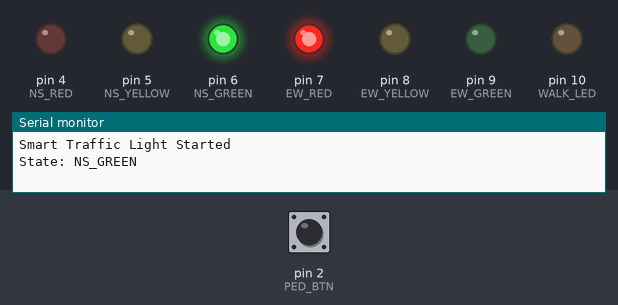
Recording of a sketch running on a simulated Arduino Uno, built with avr-gcc and run on an emulated ATmega328P. Shown: output pins drawn as LEDs (lit = HIGH), the last lines printed to the serial monitor. Inputs (shaded band) come from the test bench; at power-on: pin 2 (PED_BTN) HIGH.

Above: at 1.2 s.
1.3 s: pin 2 (PED_BTN) pulled LOW for 0.15 s
At 2.0 s:
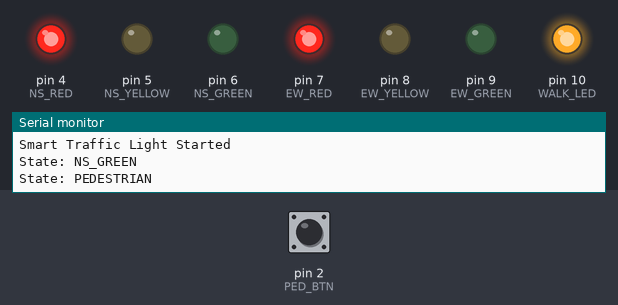
At 11.2 s:
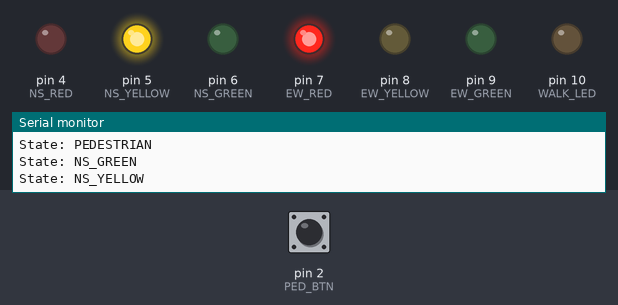
Timing chart, 0 to 18.7 s (numbered marks = the images above; inputs shaded):
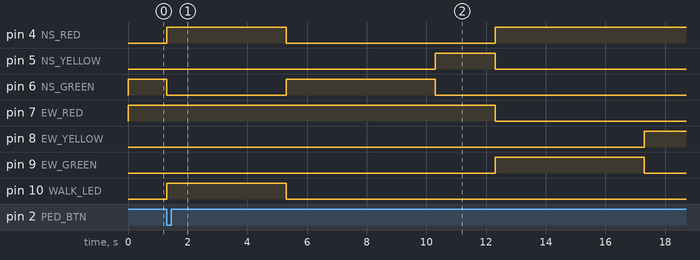

Measured:
- after the input at 1.3 s, pin 10 (WALK_LED): LOW → HIGH at once, → LOW 4.0 s later

The sketch:

Traffic_Signal_3.ino
```cpp
// Smart Traffic Light
// Finite State Machine with Pedestrian Button
//
// This project controls two traffic lights:
//   1. North-South traffic
//   2. East-West traffic
//
// The lights change automatically based on time
// A pedestrian button can interrupt the normal cycle and turn on a WALK LED
//
// Main concepts used:
//   - Finite State Machine (FSM)
//   - enum
//   - millis() for non-blocking timing
//   - Hardware interrupt

// PIN DEFINITIONS
// North-South traffic light
const int NS_RED    = 4;
const int NS_YELLOW = 5;
const int NS_GREEN  = 6;
// East-West traffic light
const int EW_RED    = 7;
const int EW_YELLOW = 8;
const int EW_GREEN  = 9;
// Pedestrian system
const int WALK_LED = 10;
const int PED_BTN  = 2;     // Pin 2 supports hardware interrupts


// TRAFFIC LIGHT STATES
// The traffic light can only be in one state at a time
// enum lets me use names such as NS_GREEN_STATE instead of using numbers such as 0, 1, 2, 3 and 4

enum TrafficState {
  NS_GREEN_STATE,       // State 1
  NS_YELLOW_STATE,      // State 2
  EW_GREEN_STATE,       // State 3
  EW_YELLOW_STATE,      // State 4
  PEDESTRIAN_STATE      // State 5
};


// Start the system with North-South green
TrafficState currentState = NS_GREEN_STATE;

// TIMING
// millis() is used instead of delay()
// delay() stops the normal program from continuing while it waits. A hardware interrupt can still occur, but the main FSM cannot process the request until the delay ends
// millis() lets loop() keep running while time is measured

const unsigned long GREEN_DURATION  = 5000;   // 5 seconds
const unsigned long YELLOW_DURATION = 2000;   // 2 seconds
const unsigned long PED_DURATION    = 4000;   // 4 seconds

// Stores the time when the current state started
unsigned long stateStartTime = 0;


// PEDESTRIAN REQUEST
// This variable becomes true when the button is pressed
// volatile is used because the variable can be changed by the interrupt outside the normal program flow

volatile bool pedRequest = false;

// INTERRUPT SERVICE ROUTINE (ISR)
// This function runs when the pedestrian button is pressed
// The ISR is kept very short
// It only records that a pedestrian request happened
// The main program handles the actual state change

void pedestrianRequest() {
  pedRequest = true;
}


// TURN ALL LEDS OFF
// Before changing to a new state, all LEDs are turned off
// Then only the LEDs needed for the new state are turned on

void allOff() {

  digitalWrite(NS_RED, LOW);
  digitalWrite(NS_YELLOW, LOW);
  digitalWrite(NS_GREEN, LOW);

  digitalWrite(EW_RED, LOW);
  digitalWrite(EW_YELLOW, LOW);
  digitalWrite(EW_GREEN, LOW);

  digitalWrite(WALK_LED, LOW);
}


// APPLY THE CURRENT STATE
// This function decides which LEDs should be ON for each traffic-light state

void applyState(TrafficState state) {

  // Start by turning everything off
  allOff();

  switch (state) {

    // STATE 1 - NORTH-SOUTH GREEN

    case NS_GREEN_STATE:

      // North-South traffic can move
      // East-West traffic must stop

      digitalWrite(NS_GREEN, HIGH);
      digitalWrite(EW_RED, HIGH);

      break;


    // STATE 2 - NORTH-SOUTH YELLOW

    case NS_YELLOW_STATE:

      // North-South traffic is preparing to stop
      // East-West traffic is still stopped

      digitalWrite(NS_YELLOW, HIGH);
      digitalWrite(EW_RED, HIGH);

      break;


    // STATE 3 - EAST-WEST GREEN

    case EW_GREEN_STATE:

      // East-West traffic can move
      // North-South traffic must stop

      digitalWrite(EW_GREEN, HIGH);
      digitalWrite(NS_RED, HIGH);

      break;


    // STATE 4 - EAST-WEST YELLOW

    case EW_YELLOW_STATE:

      // East-West traffic is preparing to stop
      // North-South traffic is still stopped

      digitalWrite(EW_YELLOW, HIGH);
      digitalWrite(NS_RED, HIGH);

      break;


    // STATE 5 - PEDESTRIAN

    case PEDESTRIAN_STATE:

      // Both traffic directions are stopped
      // The pedestrian WALK light is turned on

      digitalWrite(NS_RED, HIGH);
      digitalWrite(EW_RED, HIGH);
      digitalWrite(WALK_LED, HIGH);

      break;
  }
}


// DECIDE THE NEXT STATE

// This function checks:
//   1. Was the pedestrian button pressed?
//   2. Has enough time passed for the current state?

// It returns the state that should come next

TrafficState nextState(TrafficState state, unsigned long elapsed) {

  // If already in pedestrian mode

  if (state == PEDESTRIAN_STATE) {

    // Ignore extra button presses while pedestrians are already crossing
    pedRequest = false;

    // After 4 seconds, return to North-South green
    if (elapsed >= PED_DURATION) {

      return NS_GREEN_STATE;
    }

    // Otherwise stay in pedestrian mode
    return PEDESTRIAN_STATE;
  }


  // Check for a pedestrian request

  if (pedRequest) {

    // Clear the request after it has been accepted
    pedRequest = false;

    // Move to the pedestrian state
    return PEDESTRIAN_STATE;
  }

  // Normal timed traffic-light transitions

  switch (state) {


    case NS_GREEN_STATE:

      // After 5 seconds:
      // NS Green -> NS Yellow

      if (elapsed >= GREEN_DURATION) {

        return NS_YELLOW_STATE;
      }

      break;


    case NS_YELLOW_STATE:

      // After 2 seconds:
      // NS Yellow -> EW Green

      if (elapsed >= YELLOW_DURATION) {

        return EW_GREEN_STATE;
      }

      break;


    case EW_GREEN_STATE:

      // After 5 seconds:
      // EW Green -> EW Yellow

      if (elapsed >= GREEN_DURATION) {

        return EW_YELLOW_STATE;
      }

      break;


    case EW_YELLOW_STATE:

      // After 2 seconds:
      // EW Yellow -> NS Green

      if (elapsed >= YELLOW_DURATION) {

        return NS_GREEN_STATE;
      }

      break;


    case PEDESTRIAN_STATE:

      // This state was already handled above
      break;
  }


  // If no transition is needed, stay in the same state.
  return state;
}

// SETUP

// setup() runs once when the Arduino starts

void setup() {


  // Set all traffic LEDs as outputs.

  pinMode(NS_RED, OUTPUT);
  pinMode(NS_YELLOW, OUTPUT);
  pinMode(NS_GREEN, OUTPUT);

  pinMode(EW_RED, OUTPUT);
  pinMode(EW_YELLOW, OUTPUT);
  pinMode(EW_GREEN, OUTPUT);

  pinMode(WALK_LED, OUTPUT);


  // PEDESTRIAN BUTTON

  // INPUT_PULLUP uses Arduino's internal pull-up resistor
  // Button not pressed = HIGH
  // Button pressed     = LOW

  pinMode(PED_BTN, INPUT_PULLUP);


  // HARDWARE INTERRUPT

  // Pin 2 is connected to the pedestrian button

  // FALLING means the interrupt happens when the signal changes from HIGH to LOW, which happens when the button is pressed

  attachInterrupt(
    digitalPinToInterrupt(PED_BTN),
    pedestrianRequest,
    FALLING
  );


  // Start the Serial Monitor
  Serial.begin(9600);


  // Start the FSM in State 1
  currentState = NS_GREEN_STATE;

  // Record when State 1 started
  stateStartTime = millis();

  // Turn on the correct LEDs for State 1
  applyState(currentState);


  Serial.println("Smart Traffic Light Started");
  Serial.println("State: NS_GREEN");
}


// MAIN LOOP

// loop() runs continuously.

// It checks the time and determines whether the traffic light needs to move to another state

void loop() {


  // STEP 1 - Calculate elapsed time

  // millis() gives the total time since Arduino started
  // Subtracting stateStartTime tells us how long the current traffic-light state has been active

  unsigned long elapsed =
      millis() - stateStartTime;


  // STEP 2 - Find out what state should come next

  TrafficState next =
      nextState(currentState, elapsed);


  // STEP 3 - Change state if needed

  if (next != currentState) {


    // Update the current state
    currentState = next;


    // Start timing the new state from zero
    stateStartTime = millis();


    // Change the LEDs to match the new state
    applyState(currentState);


    // Print the new state to the Serial Monitor

    Serial.print("State: ");

    switch (currentState) {

      case NS_GREEN_STATE:

        Serial.println("NS_GREEN");
        break;


      case NS_YELLOW_STATE:

        Serial.println("NS_YELLOW");
        break;


      case EW_GREEN_STATE:

        Serial.println("EW_GREEN");
        break;


      case EW_YELLOW_STATE:

        Serial.println("EW_YELLOW");
        break;


      case PEDESTRIAN_STATE:

        Serial.println("PEDESTRIAN");
        break;
    }
  }

  // There is no delay() here
  // loop() immediately starts again and continues checking the traffic light and pedestrian request
}
```
